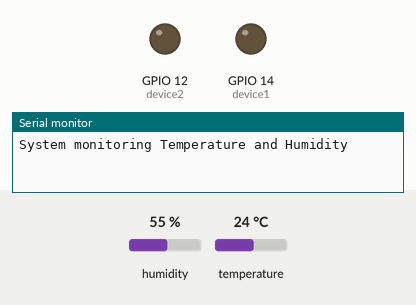
This sketch was run on a simulated ESP32. Shown: output pins drawn as LEDs (lit = HIGH), the last lines printed to the serial monitor. The inputs (shaded band) are chosen by the test bench; at power-on: humidity 55 %, temperature 24 °C. WiFi joins after 1.5 s; servers stay silent unless stated.

Above: at 0.1 s.
At 2.9 s:
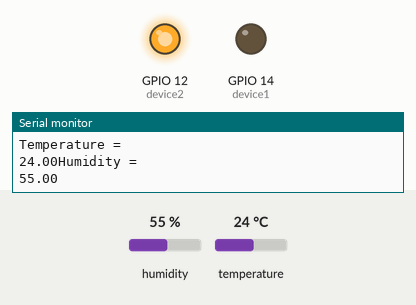
Timing chart, 0 to 4.4 s (numbered marks = the images above):
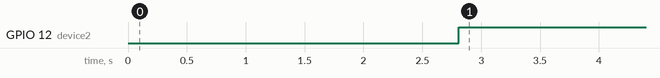

The sketch:

sketch.ino
```cpp
#define BLYNK_TEMPLATE_ID "TMPLRTr2gWyE"
#define BLYNK_DEVICE_NAME "DHT"
#define BLYNK_AUTH_TOKEN "sVIS_4AxuNcyKY2GPo9eZw0f_a-g61xx"

#include <WiFi.h>
#include <WiFiClient.h>
#include <BlynkSimpleEsp32.h>
#include <DHT.h>
#define DHTPIN 15
#define DHTTYPE DHT22
DHT dht (DHTPIN, DHTTYPE);
#define device1 14
#define device2 12

char auth[] = "sVIS_4AxuNcyKY2GPo9eZw0f_a-g61xx";
char ssid[] = "Wokwi-GUEST";
char pass[] = "";

BlynkTimer timer;

void setup() {
  // put your setup code here, to run once:
  pinMode(device1, OUTPUT);
  pinMode(device2,OUTPUT);
  Serial.begin(115200);
  Serial.println("System monitoring Temperature and Humidity");
  dht.begin();
  Blynk.begin(auth, ssid, pass);
}

void loop() {
  // put your main code here, to run repeatedly:
  float t = dht.readTemperature();
  float h = dht.readHumidity();
  delay(1000);

  Blynk.virtualWrite(V0, t);
  Blynk.virtualWrite(V1, h);

  Serial.println("Temperature = ");;
  Serial.print(t);
  Serial.println("Humidity = ");;
  Serial.print(h);

  if(t<=50){
    digitalWrite(device1, LOW);
  }else{
    digitalWrite(device1, HIGH);
    //delay();

  }
  if(h<=50){
    digitalWrite(device2, LOW);
  }else{
    digitalWrite(device2, HIGH);
    //delay();

  }
  Blynk.run();
  timer.run();
}
```

Measured:
- by itself, GPIO 12 (device2): LOW → HIGH at 2.8 s
